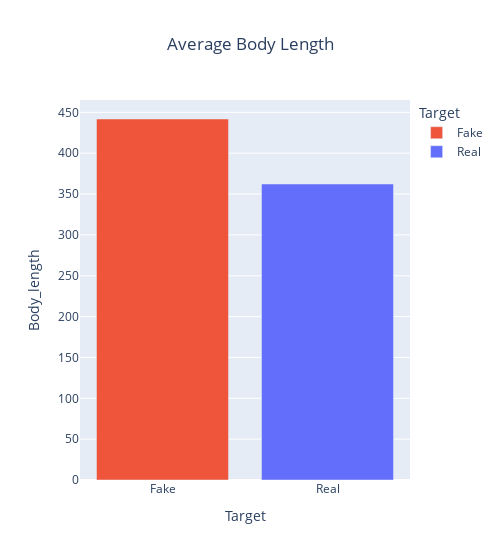

This figure's notebook cell:
### Markdown cell above
# Average Body Length

### Code cell
# create bar chart of average body length for real and fake articles
avg_body = px.bar(
    avg_lengths, 
    x = "Target", 
    y = "Body_length", 
    color="Target",
    title= "Average Body Length",
    color_discrete_map={
        "Real":"#636efa",
        "Fake":"#ef553b"
    },
    width = 500)
avg_body.update_layout(
    title={
        "x":0.5
    }
)
avg_body.show()

### Figure 1 — Plotly figure (JSON) as saved in the notebook; plotly's stock layout.template omitted (floating-point values rounded to 4 significant figures)
{"data": [{"alignmentgroup": "True", "hovertemplate": "Target=%{x}<br>Body_length=%{y}<extra></extra>", "legendgroup": "Fake", "marker": {"color": "#ef553b", "pattern": {"shape": ""}}, "name": "Fake", "offsetgroup": "Fake", "orientation": "v", "showlegend": true, "textposition": "auto", "type": "bar", "x": ["Fake"], "xaxis": "x", "y": [441.9], "yaxis": "y"}, {"alignmentgroup": "True", "hovertemplate": "Target=%{x}<br>Body_length=%{y}<extra></extra>", "legendgroup": "Real", "marker": {"color": "#636efa", "pattern": {"shape": ""}}, "name": "Real", "offsetgroup": "Real", "orientation": "v", "showlegend": true, "textposition": "auto", "type": "bar", "x": ["Real"], "xaxis": "x", "y": [362.3], "yaxis": "y"}], "layout": {"barmode": "relative", "legend": {"title": {"text": "Target"}, "tracegroupgap": 0}, "title": {"text": "Average Body Length", "x": 0.5}, "width": 500, "xaxis": {"anchor": "y", "categoryarray": ["Fake", "Real"], "categoryorder": "array", "domain": [0, 1], "title": {"text": "Target"}}, "yaxis": {"anchor": "x", "domain": [0, 1], "title": {"text": "Body_length"}}}}
